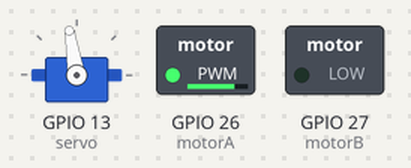
Recording of a sketch running on a simulated ESP32. On the bench: servo, switched loads named in the sketch (green lamp = pin HIGH). Servo pulses on a pin are drawn as a servo (544–2400 µs = 0–180°).

Above: at 0.05 s.
At 7.0 s:
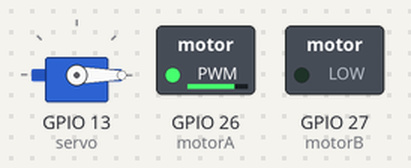
Timing chart, 0 to 10.4 s (numbered marks = the images above):
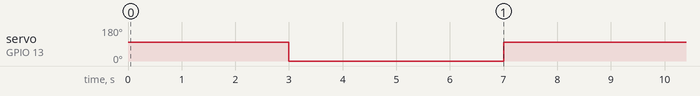

Measured:
- by itself, servo on GPIO 13 (servo): alternates 99° for 4.0 s and 0° for 4.0 s

The sketch:

4_car.ino
```cpp
const int servo = 13;  //舵机
const int motorA = 26;  //电机A
const int motorB = 27;  //电机B
//PWM
const int freq = 50;  //频率
const int resolution = 8;  //分辨率
//通道
const int servo_channel = 0;
const int motorA_channel = 1;
const int motorB_channel = 2;

void setup(){
  ledcSetup(servo_channel,freq,resolution);
  ledcAttachPin(servo,servo_channel);
  ledcSetup(motorA_channel,freq,resolution);
  ledcAttachPin(motorA,motorA_channel);
  ledcSetup(motorB_channel,freq,resolution);
  ledcAttachPin(motorB,motorB_channel);

  ledcWrite(servo_channel,20);  //舵机初始化，90°为20,取值范围7~32
  ledcWrite(motorA_channel,0);  //A前进
  ledcWrite(motorB_channel,0);  //B后退
}

void loop(){
  while (1){
    ledcWrite(motorA_channel,200);  //速度0~255
    delay(3000);
    ledcWrite(servo_channel,7);
    delay(1000);
    ledcWrite(motorA_channel,200);
    delay(3000);
    ledcWrite(servo_channel,20);
    delay(1000);
  }
}
```
